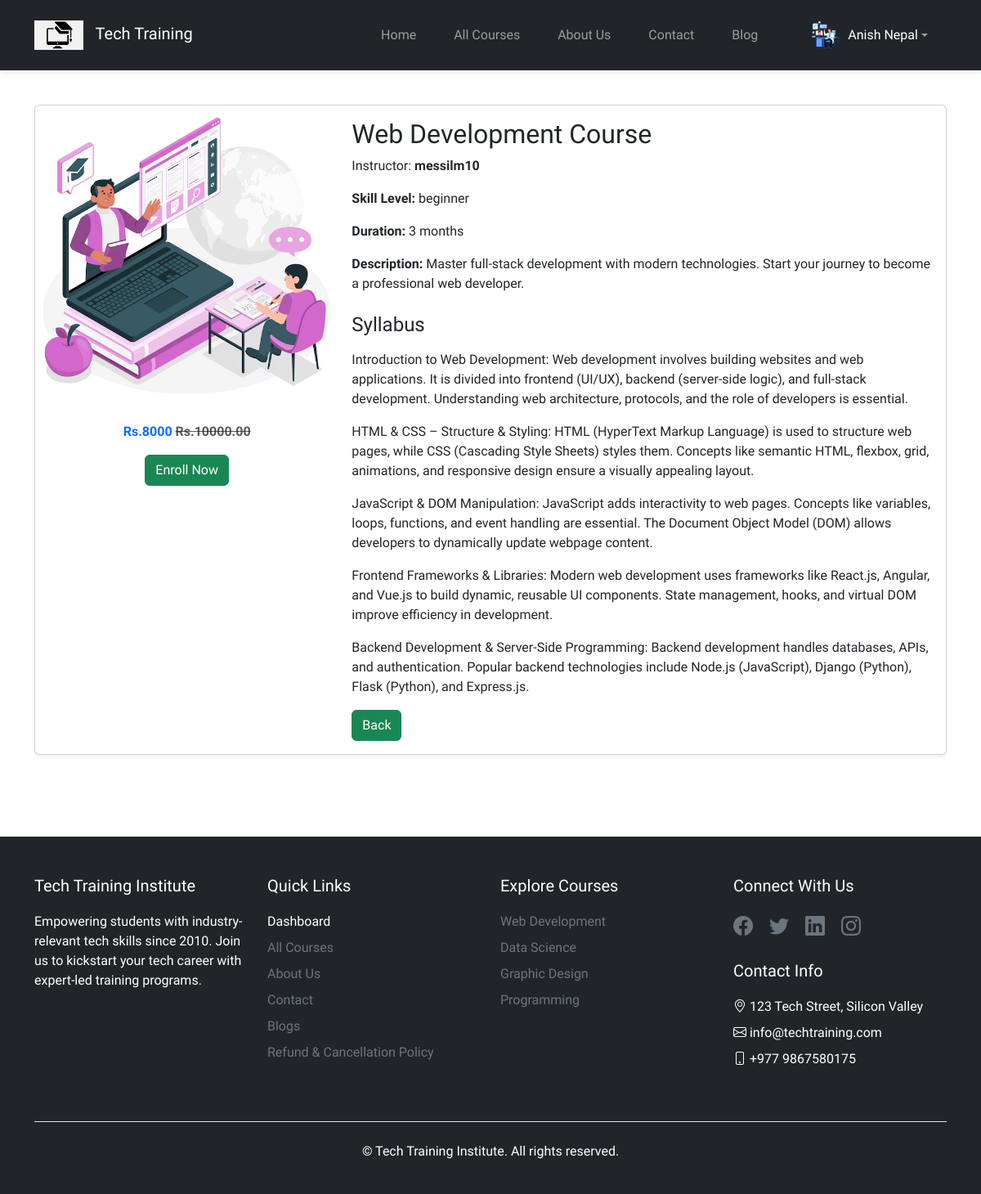
The page /course/1 (signed in) on the database its author committed.
### main_page_app/models.py (models this page shows, shortened)
class CustomUser(AbstractUser):
    USER_TYPE = (
        ("student", "Student"),
        ("instructor", "Instructor"),
    )
    user_type = models.CharField(max_length=100, choices=USER_TYPE, default="student")
    user_profile_image = models.ImageField(upload_to="images/profile_images/")
    phone = models.CharField(max_length=15, blank=True, null=True)
    address = models.TextField(blank=True, null=True)
    bio = models.TextField(blank=True, null=True)
    def __str__(self):
        return self.username

class Courses(models.Model):
    CATEGORY_CHOICES = [
        ("programming", "Programming"),
        ("web development", "Web Development"),
        ("data science & analytics", "Data Science & Analytics"),
        ("graphic designing", "Graphic Designing"),
    ]
    SKILL_LEVEL = [
        ("beginner", "Beginner"),
        ("intermediate", "Intermediate"),
        ("advanced", "Advanced"),
    ]
    title = models.CharField(max_length=200)
    category = models.CharField(max_length=100, choices=CATEGORY_CHOICES)
    skill_level = models.CharField(max_length=100, choices=SKILL_LEVEL)
    description = models.TextField()
    syllabus = models.TextField(null=True)
    course_material = models.FileField(
        upload_to="course_materials/", blank=True, null=True
    )
    image = models.ImageField(upload_to="images/courses/", blank=True, null=True)
    price = models.DecimalField(max_digits=10, decimal_places=2)
    discount = models.PositiveIntegerField(default=0)
    instructor = models.ForeignKey(
        CustomUser,
        on_delete=models.CASCADE,
        limit_choices_to={"user_type": "instructor"},
        null=True,
    )
    duration = models.CharField(
        max_length=50, help_text="in months"
    )  # duration like 3 months
    enrollment_deadline = models.DateField()
    prerequisites = models.TextField(
        blank=True, null=True
    )  # (e.g., "Basic understanding of programming").
    special_offers = models.ManyToManyField(SpecialOffers, blank=True)
    course_rating = models.DecimalField(max_digits=3, decimal_places=2, default=0.0)
    is_new = models.BooleanField(default=True)
    is_active = models.BooleanField(default=True)
    created_at = models.DateTimeField(auto_now_add=True)
    updated_at = models.DateTimeField(auto_now=True)

### main_page_app/views.py (the view)
# urls.py: path("course/<int:id>", course_detail, name="course_one"),
def course_detail(request, id):
    course = Courses.objects.get(id=id)
    return render(request, "mainpage_html/courses_one.html", {"course": course})

### main_page_app/templates/mainpage_html/courses_one.html (shortened to what this page needs)
{% extends 'base.html' %}
{% block content %}
{% load static %}
<div class="container my-5">
    <div class="card shadow-sm">
        <div class="row g-0">
            <div class="col-md-4 text-center">
                <img src="{% if course.image %}{{ course.image.url }}{% else %}{% static 'images/default.png' %}{% endif %}"
                     class="img-fluid rounded-start" alt="{{ course.title }}">
                <div class="mt-3">
                    <p class="text-primary fw-bold">
                        Rs.{{ course.discount }}
                        <del class="text-muted">Rs.{{ course.price }}</del>
                    </p>
                    <a href="{% url 'payment_page' course.id %}"><button class="btn btn-success">Enroll Now</button></a>
                </div>
            </div>
            <div class="col-md-8">
                <div class="card-body">
                    <h2 class="card-title">{{ course.title }}</h2>
                    <p class="text">Instructor: <strong>{{ course.instructor }}</strong></p>
                    <p><strong>Skill Level:</strong> {{ course.skill_level }}</p>
                    <p><strong>Duration:</strong> {{ course.duration }} months</p>
                    <p><strong>Description:</strong> {{ course.description }}</p>
                    {% if course.syllabus %}
                        <div class="mt-4">
                            <h4>Syllabus</h4>
                            <p>{{ course.syllabus|linebreaks }}</p>
                        </div>
                    {% endif %}
                    <a href="{% url 'courses' %}"><button class="btn btn-success">Back</button></a>
                </div>
            </div>
        </div>
    </div>
</div>
{% endblock %}

### main_page_app/templates/base.html (shortened to what this page needs)
{% load static %}
<!DOCTYPE html>
<html lang="en">
  <head>
    <link
      href="https://cdn.jsdelivr.net/npm/bootstrap@5.3.0/dist/css/bootstrap.min.css"
      rel="stylesheet"
    />
    <link rel="stylesheet" href="https://cdn.jsdelivr.net/npm/alertifyjs@1.14.0/build/css/alertify.min.css">
    <link rel="stylesheet" href="https://cdn.jsdelivr.net/npm/alertifyjs@1.14.0/build/css/themes/default.min.css">
    <link
      rel="stylesheet"
      href="https://cdn.jsdelivr.net/npm/bootstrap-icons@1.7.2/font/bootstrap-icons.css"
    />
    <link href="https://cdnjs.cloudflare.com/ajax/libs/font-awesome/6.0.0-beta3/css/all.min.css" rel="stylesheet">
    <link rel="stylesheet" href="{% static 'css/styles.css' %}" />
    <link rel="stylesheet" href="{% static 'css/aos.css' %}" />
  </head>
  <body>
    <nav class="navbar navbar-expand-lg navbar-dark bg-dark fixed-top">
      <div class="container">
        <a class="navbar-brand" href="{% url 'home' %}">
          <img
            src="{% static 'images/logo.png' %}"
            alt="Logo"
            width="60"
            class="d-inline-block align-text-left"
          />
          Tech Training
        </a>
        <div class="collapse navbar-collapse" id="navbarNav">
          <ul class="navbar-nav ms-auto align-items-center">
            <li class="nav-item">
              <a class="nav-link {% if request.path == '/' %}active{% endif %}" aria-current="page" href="{% url 'home' %}"
                >Home</a
              >
            </li>
            <li class="nav-item">
              <a class="nav-link {% if request.path == '/courses' %}active{% endif %}" href="{% url 'courses' %}">All Courses</a>
            </li>
            <li class="nav-item">
              <a class="nav-link {% if request.path == '/about_us' %}active{% endif %}" href="{% url 'aboutus' %}">About Us</a>
            </li>
            <li class="nav-item">
              <a class="nav-link {% if request.path == '/contact' %}active{% endif %}" href="{% url 'contact' %}">Contact</a>
            </li>
            <li class="nav-item">
              <a class="nav-link {% if request.path == '/blogs' %}active{% endif %}" href="{% url 'blog_list' %}">Blog</a>
            </li>
            {% if user.is_authenticated %}
            <li class="nav-item dropdown ms-3">
                <a class="nav-link dropdown-toggle d-flex align-items-center" href="#" id="userDropdown" role="button" data-bs-toggle="dropdown" aria-expanded="false">
                    <img src="{% if user.user_profile_image %}{{ user.user_profile_image.url }}{% else %}{% static 'images/default-user.png' %}{% endif %}"
                         alt="Profile Image"
                         class="rounded-circle"
                         style="width: 40px; height: 40px; object-fit: cover;">
                    <span class="ms-2 text-white">{{ user.first_name }} {{ user.last_name }}</span>
                </a>
            </li>
            {% endif %}
          </ul>
        </div>
      </div>
    </nav>
    {% block content %}{% endblock %}
    <footer class="bg-dark text-white pt-5 pb-4">
      <div class="container">
        <div class="row">
          <div class="col-md-3 mb-4">
            <h5>Tech Training Institute</h5>
            <p class="text-white mt-3">
              Empowering students with industry-relevant tech skills since 2010.
              Join us to kickstart your tech career with expert-led training
              programs.
            </p>
          </div>
          <div class="col-md-3 mb-4">
            <h5>Quick Links</h5>
            <ul class="list-unstyled mt-3">
              {% if user.is_authenticated %}
              {% if user.user_type == "student" %}
                        <li><a class="dropdown-item" href="{% url 'dashboard' %}">Dashboard</a></li>
                    {% elif user.user_type == "instructor" %}
                        <li><a class="dropdown-item" href="{% url 'instructor_dashboard' %}">Instructor Dashboard</a></li>
                    {% endif %}
              {% else %}
              <li>
                <a href="{% url 'login' %}" class="text-decoration-none text-secondary"
                  >Dashboard</a
                >
              </li>
              {% endif %}
              <li class="mt-2">
                <a href="{% url 'courses' %}" class="text-decoration-none text-secondary"
                  >All Courses</a
                >
              </li>
              <li class="mt-2">
                <a href="{% url 'aboutus' %}" class="text-decoration-none text-secondary"
                  >About Us</a
                >
              </li>
              <li class="mt-2">
                <a href="{% url 'contact' %}" class="text-decoration-none text-secondary"
                  >Contact</a
                >
              </li>
              <li class="mt-2">
                <a href="{% url 'blog_list' %}" class="text-decoration-none text-secondary"
                  >Blogs</a
                >
              </li>
              <li class="mt-2">
                <a href="{% url 'policy' %}" class="text-decoration-none text-secondary"
                  >Refund & Cancellation Policy</a
                >
              </li>
            </ul>
          </div>
          <div class="col-md-3 mb-4">
            <h5>Explore Courses</h5>
            <ul class="list-unstyled mt-3">
              <li>
                <a href="#" class="text-decoration-none text-secondary"
                  >Web Development</a
                >
              </li>
              <li class="mt-2">
                <a href="#" class="text-decoration-none text-secondary"
                  >Data Science</a
                >
              </li>
              <li class="mt-2">
                <a href="#" class="text-decoration-none text-secondary"
                  >Graphic Design</a
                >
              </li>
              <li class="mt-2">
                <a href="#" class="text-decoration-none text-secondary"
                  >Programming</a
                >
              </li>
            </ul>
          </div>
          <div class="col-md-3 mb-4">
            <h5>Connect With Us</h5>
            <div class="mt-3 social-links">
              <a href="https://www.facebook.com/" target="_blank" class="text-secondary me-3"
                ><i class="bi bi-facebook fs-4"></i
              ></a>
              <a href="#" class="text-secondary me-3"
                ><i class="bi bi-twitter fs-4"></i
              ></a>
              <a href="#" class="text-secondary me-3"
                ><i class="bi bi-linkedin fs-4"></i
              ></a>
              <a href="#" class="text-secondary"
                ><i class="bi bi-instagram fs-4"></i
              ></a>
            </div>
            <h5 class="mt-4">Contact Info</h5>
            <ul class="list-unstyled mt-3">
              <li class="text-white">
                <i class="bi bi-geo-alt"></i> 123 Tech Street, Silicon Valley
              </li>
              <li class="text-white mt-2">
                <i class="bi bi-envelope"></i> info@techtraining.com
              </li>
              <li class="text-white mt-2">
                <i class="bi bi-phone"></i> +977 9867580175
              </li>
            </ul>
          </div>
        </div>
        <div class="border-top pt-4 mt-4 text-center">
          <p class="text-white">
            &copy; {{ date }} Tech Training Institute. All rights reserved.
          </p>
        </div>
      </div>
    </footer>
  </body>
</html>

### main_page_app/static/css/styles.css (style rules this page uses)
body { padding-top: 80px; font-family: var(--font-base), sans-serif; }
.navbar { padding: 15px 0; box-shadow: 0 2px 10px rgba(0, 0, 0, 0.1); }
.navbar-brand img { margin-right: 10px; }
.nav-link { margin: 0 15px; font-weight: 500; transition: all 0.3s ease; }
footer { margin-top: 100px; }
footer h5 { color: #fff; margin-bottom: 20px; }
:root { --font-base: "Bai Jamjuree"; }
.card { transition: transform 0.3s ease, box-shadow 0.3s ease; }

### rows shown on the page
CustomUser: user_profile_image (picture), first_name "Anish", last_name "Nepal"
Courses: discount "8000", price "10000.00", title "Web Development Course", instructor "messilm10", skill_level "beginner", duration "3", description "Master full-stack development with modern technologies. Start your journey to become a professional web developer.", syllabus "Introduction to Web Development: Web development involves building websites and web applications. It is divided into frontend (UI/UX), backend (server-side logic), and full-stack development. Understanding web architecture, protocols, and the role of developers is essential. HTML & CSS – Structure & Styling: HTML (HyperText Markup Language) is used to structure web pages, while CSS (Cascading Style Sheets) styles them. Concepts like semantic HTML, flexbox, grid, animations, and responsive design ensure a visually appealing layout. JavaScript & DOM Manipulation: JavaScript adds interactivity to web pages. Concepts like variables, loops, functions, and event handling are essential. The…"
